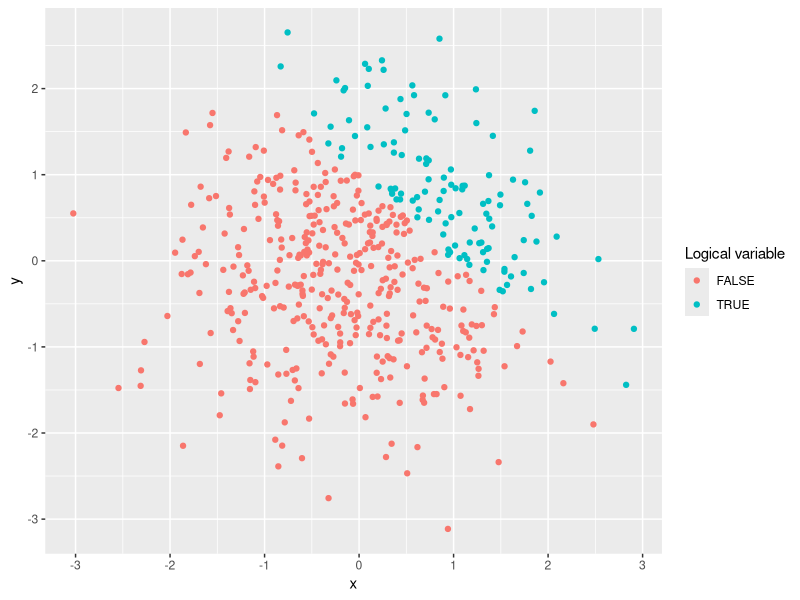
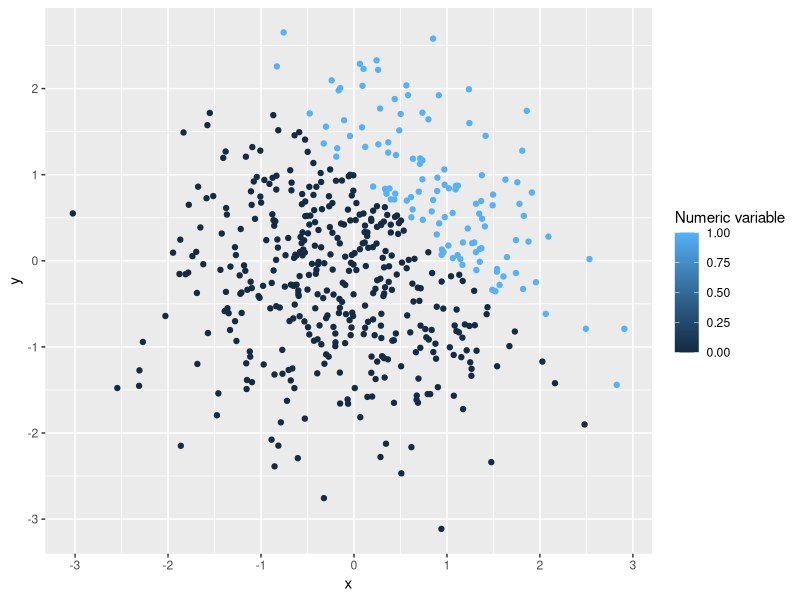
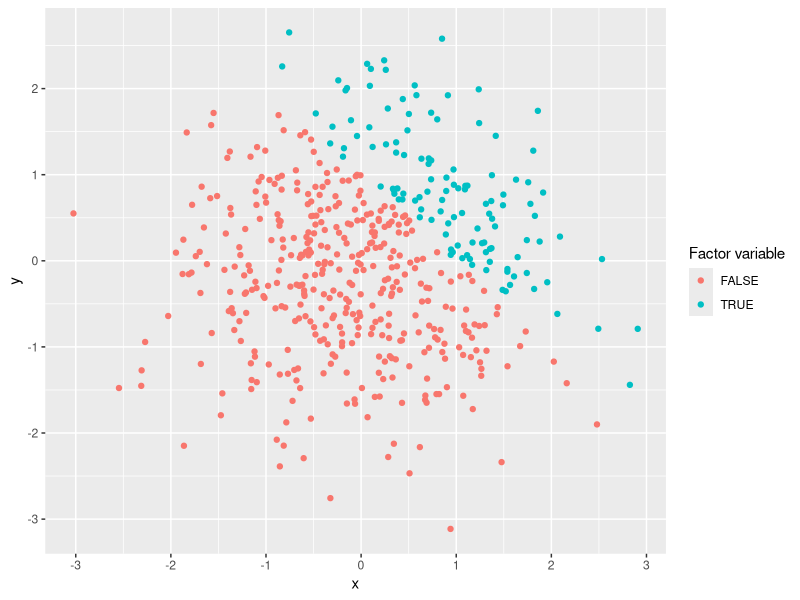
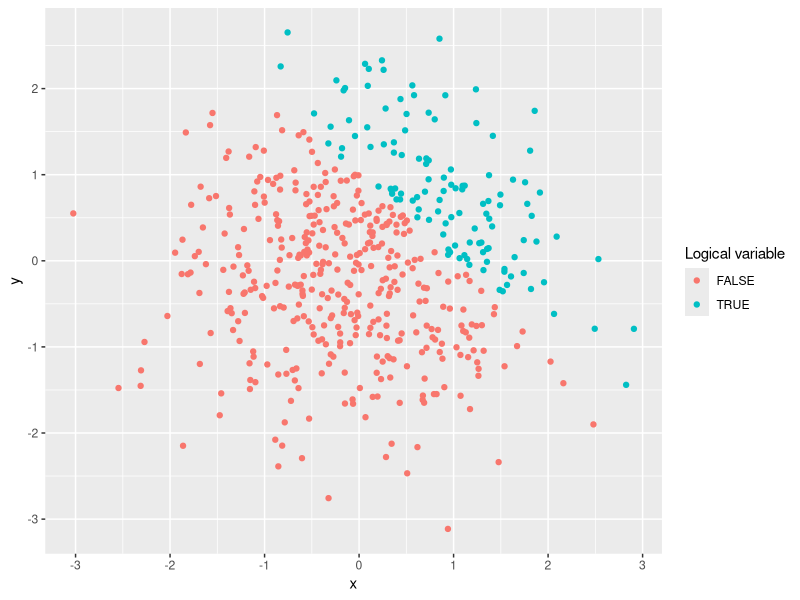

Reproduce these figures in R, in order.
## ---- chunk 1
library(tidyverse)
## ---- chunk 2
problem1_df = tibble(
  vec_rnorm = rnorm(8),
  vec_logical = c(vec_rnorm > 0),
  vec_char = c("sky", "fire", "tomato", "grass", "ocean", "jeans", "cucumber", "strawberry"),
  vec_factor = factor(c("blue", "red", "red", "green", "blue", "blue", "green", "red"))
)
## ---- chunk 3
vec_logical_numeric = as.numeric(pull(problem1_df, vec_logical)) * pull(problem1_df, vec_rnorm)
vec_logical_factor = as.factor(pull(problem1_df, vec_logical)) * pull(problem1_df, vec_rnorm)
vec_logical_factor_numeric = as.numeric(vec_logical_factor) * pull(problem1_df, vec_rnorm)
## ---- chunk 4
problem2_df = tibble(
  x = rnorm(500),
  y = rnorm(500),
  vec_logical = c(x + y > 1),
  vec_numeric = as.numeric(vec_logical),
  vec_factor = as.factor(vec_logical)
)
## ---- chunk 5
# Logical variable
ggplot(problem2_df, aes(x = x, y = y, color = vec_logical)) +
  geom_point() + labs(color = "Logical variable")
ggsave("plot1_logical_variable.png")

# Numeric variable
ggplot(problem2_df, aes(x = x, y = y, color = vec_numeric)) +
  geom_point() + labs(color = "Numeric variable")

# Factor variable
ggplot(problem2_df, aes(x = x, y = y, color = vec_factor)) +
  geom_point() + labs(color = "Factor variable")
